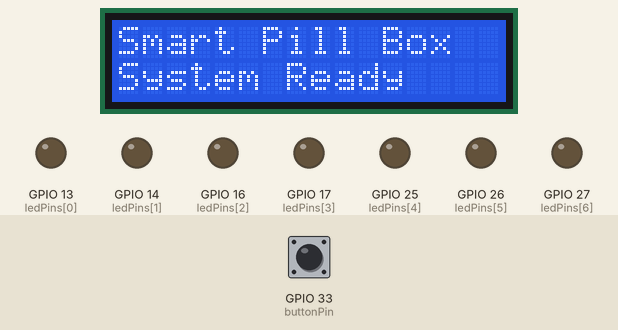
This sketch was run on a simulated ESP32. Shown: 16×2 character LCD, output pins drawn as LEDs (lit = HIGH). The inputs (shaded band) are chosen by the test bench; at power-on: GPIO 33 (buttonPin) HIGH. The local clock reads 2024-03-15 10:24:30 at power-on unless the sketch sets it; what the sketch prints to the serial monitor is not drawn.

Above: at 0.1 s.
At 2.7 s:
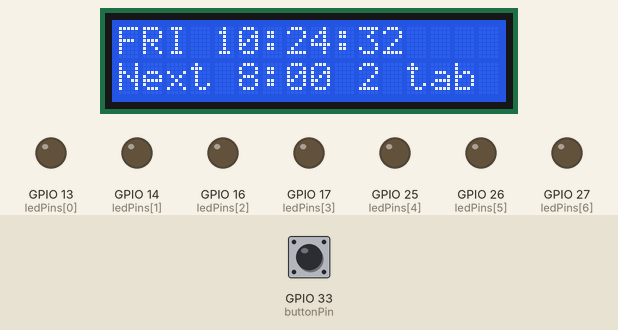
2.8 s: GPIO 33 (buttonPin) pulled LOW for 3.2 s
At 14.26 s:
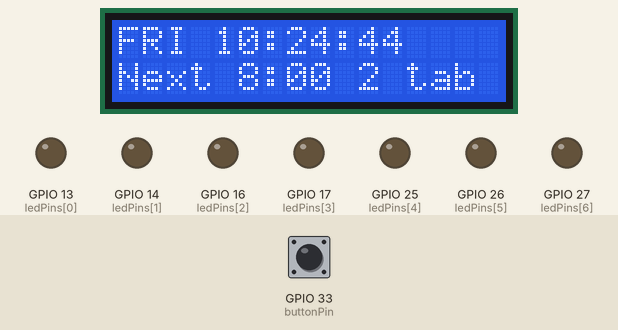
Timing chart, 0 to 14.5 s (numbered marks = the images above; inputs shaded):
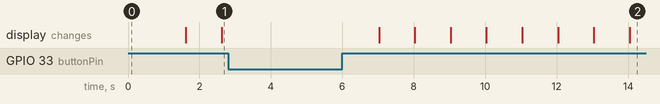

The sketch:

smart_pill_dispenser.ino
```cpp
#include <Wire.h>
#include <LiquidCrystal_I2C.h>
#include <ThreeWire.h>
#include <RtcDS1302.h>

// =========================
// LCD SETTINGS
// =========================

// LCD I2C address.
// Most modules use 0x27. Some use 0x3F.
LiquidCrystal_I2C lcd(0x27, 16, 2);

// ESP32 I2C pins for LCD.
const int LCD_SDA_PIN = 21;
const int LCD_SCL_PIN = 22;


// =========================
// RTC SETTINGS
// =========================

// DS1302 pins.
// Order required by library: DAT, CLK, RST
const int RTC_DAT_PIN = 19;
const int RTC_CLK_PIN = 18;
const int RTC_RST_PIN = 5;

ThreeWire rtcWire(RTC_DAT_PIN, RTC_CLK_PIN, RTC_RST_PIN);
RtcDS1302<ThreeWire> Rtc(rtcWire);


// =========================
// OUTPUT AND INPUT PINS
// =========================

// Seven LEDs represent seven days.
const int ledPins[7] = {
  13,  // Monday
  14,  // Tuesday
  16,  // Wednesday
  17,  // Thursday
  25,  // Friday
  26,  // Saturday
  27   // Sunday
};

// Short day names for LCD.
const char* dayNames[7] = {
  "MON", "TUE", "WED", "THU", "FRI", "SAT", "SUN"
};

// Passive buzzer pin.
const int buzzerPin = 32;

// Confirm button pin.
// Button should connect GPIO33 to GND when pressed.
const int buttonPin = 33;


// =========================
// MEDICATION SCHEDULE
// =========================

// Each Dose stores one medication time.
struct Dose {
  int hour;          // Dose hour in 24 hour format
  int minute;        // Dose minute
  int tablets;       // Number of tablets to display
  const char* label; // Text shown on LCD
};

// For testing, set one time close to current RTC time.
// Example: if current time is 14:35, set first dose to 14:36.
Dose doses[] = {
  {8, 0, 2, "Morning"},
  {13, 0, 1, "Noon"},
  {20, 0, 2, "Night"}
};

// Total number of dose times.
const int doseCount = sizeof(doses) / sizeof(doses[0]);


// =========================
// ALARM STATE VARIABLES
// =========================

// True when medication alarm is currently active.
bool alarmActive = false;

// Stores which dose is currently alarming.
int activeDoseIndex = -1;

// Stores which day LED should be active.
int activeDayIndex = -1;

// This records whether medication was taken.
// First index is day: 0 Monday to 6 Sunday.
// Second index is dose number.
bool medicationTaken[7][10];

// Used to reset medicationTaken when date changes.
int lastKnownDay = -1;
int lastKnownMonth = -1;
int lastKnownYear = -1;


// =========================
// TIMING VARIABLES
// =========================

// When alarm started.
unsigned long alarmStartMillis = 0;

// LED stays solid for this duration before buzzer starts.
const unsigned long LED_ONLY_TIME = 5000;

// Used for buzzer timing.
unsigned long lastBuzzerMillis = 0;

// Buzzer beeps once per second.
const unsigned long BUZZER_INTERVAL = 1000;

// Buzzer beep duration.
const unsigned long BUZZER_ON_TIME = 180;

// True while buzzer is currently on.
bool buzzerIsOn = false;

// Used to avoid refreshing LCD too fast.
unsigned long lastLcdUpdate = 0;


// =========================
// SETUP
// =========================

void setup() {
  Serial.begin(115200);

  // Start LCD I2C communication.
  Wire.begin(LCD_SDA_PIN, LCD_SCL_PIN);

  // Start LCD.
  lcd.init();
  lcd.backlight();

  // Start RTC.
  Rtc.Begin();

  // Start RTC if not running.
  if (!Rtc.GetIsRunning()) {
    Rtc.SetIsRunning(true);
  }

  // Configure LED pins.
  for (int i = 0; i < 7; i++) {
    pinMode(ledPins[i], OUTPUT);
    digitalWrite(ledPins[i], LOW);
  }

  // Configure buzzer.
  pinMode(buzzerPin, OUTPUT);
  noTone(buzzerPin);

  // Configure button with internal pullup.
  // Normal state is HIGH.
  // Pressed state is LOW.
  pinMode(buttonPin, INPUT_PULLUP);

  clearMedicationRecords();

  lcd.clear();
  lcd.setCursor(0, 0);
  lcd.print("Smart Pill Box");
  lcd.setCursor(0, 1);
  lcd.print("System Ready");

  delay(1500);
}


// =========================
// MAIN LOOP
// =========================

void loop() {
  RtcDateTime now = Rtc.GetDateTime();

  int todayIndex = convertRtcDayToIndex(now.DayOfWeek());

  resetRecordsIfNewDay(now);

  checkForDoseTime(now, todayIndex);

  checkButton();

  if (alarmActive) {
    runAlarm(now);
  } else {
    showNormalScreen(now, todayIndex);
  }
}


// =========================
// CHECK MEDICATION TIME
// =========================

void checkForDoseTime(RtcDateTime now, int todayIndex) {
  if (alarmActive) {
    return;
  }

  for (int i = 0; i < doseCount; i++) {
    bool timeMatches =
      now.Hour() == doses[i].hour &&
      now.Minute() == doses[i].minute;

    bool alreadyTaken =
      medicationTaken[todayIndex][i];

    if (timeMatches && !alreadyTaken) {
      startAlarm(todayIndex, i);
      return;
    }
  }
}


// =========================
// START ALARM
// =========================

void startAlarm(int dayIndex, int doseIndex) {
  alarmActive = true;
  activeDayIndex = dayIndex;
  activeDoseIndex = doseIndex;

  alarmStartMillis = millis();
  lastBuzzerMillis = 0;
  buzzerIsOn = false;

  allLedsOff();

  // First stage: LED turns on immediately.
  digitalWrite(ledPins[activeDayIndex], HIGH);

  Serial.println("Medication alarm started");
}


// =========================
// RUN ALARM
// =========================

void runAlarm(RtcDateTime now) {
  showAlarmScreen();

  unsigned long elapsed = millis() - alarmStartMillis;

  // First 5 seconds: LED only, no buzzer.
  if (elapsed < LED_ONLY_TIME) {
    digitalWrite(ledPins[activeDayIndex], HIGH);
    noTone(buzzerPin);
    return;
  }

  // After 5 seconds: LED remains on and buzzer beeps every second.
  digitalWrite(ledPins[activeDayIndex], HIGH);

  unsigned long currentMillis = millis();

  if (!buzzerIsOn && currentMillis - lastBuzzerMillis >= BUZZER_INTERVAL) {
    tone(buzzerPin, 2000);
    buzzerIsOn = true;
    lastBuzzerMillis = currentMillis;
  }

  if (buzzerIsOn && currentMillis - lastBuzzerMillis >= BUZZER_ON_TIME) {
    noTone(buzzerPin);
    buzzerIsOn = false;
  }
}


// =========================
// BUTTON HANDLING
// =========================

void checkButton() {
  if (digitalRead(buttonPin) == LOW) {
    delay(50);

    if (digitalRead(buttonPin) == LOW) {
      if (alarmActive) {
        confirmMedicationTaken();
      }

      while (digitalRead(buttonPin) == LOW) {
        delay(10);
      }
    }
  }
}


// =========================
// CONFIRM MEDICATION TAKEN
// =========================

void confirmMedicationTaken() {
  medicationTaken[activeDayIndex][activeDoseIndex] = true;

  alarmActive = false;

  allLedsOff();
  noTone(buzzerPin);

  Serial.print("Medication taken: ");
  Serial.print(dayNames[activeDayIndex]);
  Serial.print(" ");
  Serial.println(doses[activeDoseIndex].label);

  lcd.clear();
  lcd.setCursor(0, 0);
  lcd.print("Dose Confirmed");
  lcd.setCursor(0, 1);
  lcd.print("Marked Taken");

  delay(2000);

  activeDayIndex = -1;
  activeDoseIndex = -1;
}


// =========================
// LCD NORMAL SCREEN
// =========================

void showNormalScreen(RtcDateTime now, int todayIndex) {
  if (millis() - lastLcdUpdate < 1000) {
    return;
  }

  lastLcdUpdate = millis();

  lcd.clear();

  lcd.setCursor(0, 0);
  lcd.print(dayNames[todayIndex]);
  lcd.print(" ");

  printTwoDigitsToLcd(now.Hour());
  lcd.print(":");
  printTwoDigitsToLcd(now.Minute());
  lcd.print(":");
  printTwoDigitsToLcd(now.Second());

  lcd.setCursor(0, 1);
  lcd.print("Next ");
  lcd.print(doses[0].hour);
  lcd.print(":");
  printTwoDigitsToLcd(doses[0].minute);
  lcd.print(" ");
  lcd.print(doses[0].tablets);
  lcd.print(" tab");
}


// =========================
// LCD ALARM SCREEN
// =========================

void showAlarmScreen() {
  if (millis() - lastLcdUpdate < 500) {
    return;
  }

  lastLcdUpdate = millis();

  lcd.clear();

  lcd.setCursor(0, 0);
  lcd.print(dayNames[activeDayIndex]);
  lcd.print(" ");
  lcd.print(doses[activeDoseIndex].label);

  lcd.setCursor(0, 1);
  lcd.print("Take ");
  lcd.print(doses[activeDoseIndex].tablets);
  lcd.print(" tablet");
}


// =========================
// RESET DAILY RECORDS
// =========================

void resetRecordsIfNewDay(RtcDateTime now) {
  if (
    now.Day() != lastKnownDay ||
    now.Month() != lastKnownMonth ||
    now.Year() != lastKnownYear
  ) {
    clearMedicationRecords();

    lastKnownDay = now.Day();
    lastKnownMonth = now.Month();
    lastKnownYear = now.Year();

    Serial.println("New day detected. Medication records cleared.");
  }
}


// =========================
// HELPER FUNCTIONS
// =========================

void clearMedicationRecords() {
  for (int day = 0; day < 7; day++) {
    for (int dose = 0; dose < 10; dose++) {
      medicationTaken[day][dose] = false;
    }
  }
}

void allLedsOff() {
  for (int i = 0; i < 7; i++) {
    digitalWrite(ledPins[i], LOW);
  }
}

int convertRtcDayToIndex(uint8_t rtcDay) {
  // Makuna library normally uses:
  // Sunday = 0
  // Monday = 1
  // Tuesday = 2
  // ...
  // Saturday = 6

  if (rtcDay == 0) {
    return 6; // Sunday becomes index 6
  }

  return rtcDay - 1; // Monday becomes index 0
}

void printTwoDigitsToLcd(int number) {
  if (number < 10) {
    lcd.print("0");
  }

  lcd.print(number);
}
```
